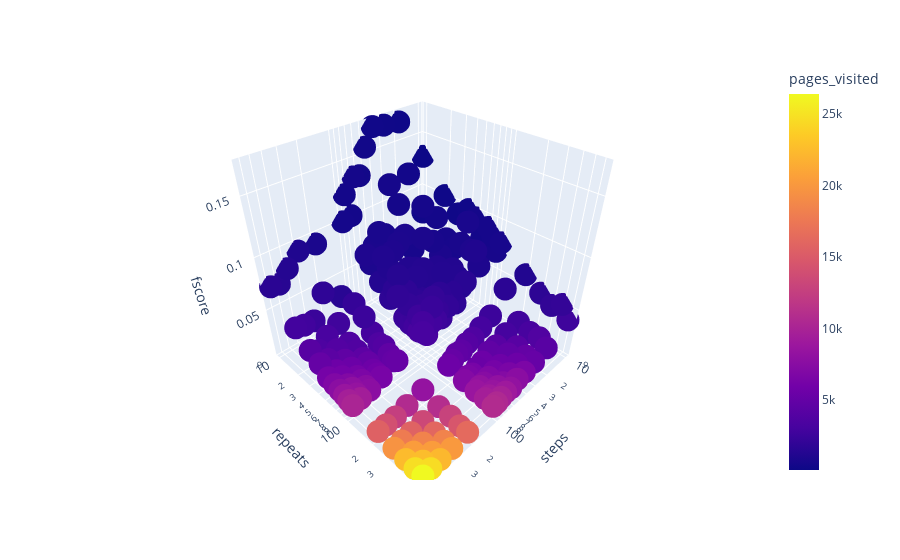

Notebook code for this chart:
### Code cell
fig = px.scatter_3d(results_df, x='steps', y='repeats', z='fscore', color='pages_visited', log_x=True, log_y=True)
fig.show()

### Figure 1 — Plotly figure (JSON) as saved in the notebook; plotly's stock layout.template omitted (floating-point values rounded to 4 significant figures; data arrays with more than 128 entries replaced by an {"elided": "..."} marker saying what was removed)
{"data": [{"hovertemplate": "steps=%{x}<br>repeats=%{y}<br>fscore=%{z}<br>pages_visited=%{marker.color}<extra></extra>", "legendgroup": "", "marker": {"color": {"elided": "225 int values"}, "coloraxis": "coloraxis", "symbol": "circle"}, "mode": "markers", "name": "", "scene": "scene", "showlegend": false, "type": "scatter3d", "x": {"elided": "225 int values"}, "y": {"elided": "225 int values"}, "z": {"elided": "225 float values"}}], "layout": {"autosize": true, "coloraxis": {"colorbar": {"title": {"text": "pages_visited"}}, "colorscale": [[0, "#0d0887"], [0.1111, "#46039f"], [0.2222, "#7201a8"], [0.3333, "#9c179e"], [0.4444, "#bd3786"], [0.5556, "#d8576b"], [0.6667, "#ed7953"], [0.7778, "#fb9f3a"], [0.8889, "#fdca26"], [1, "#f0f921"]]}, "legend": {"tracegroupgap": 0}, "margin": {"t": 60}, "scene": {"aspectmode": "auto", "aspectratio": {"x": 1, "y": 1, "z": 1}, "domain": {"x": [0, 1], "y": [0, 1]}, "xaxis": {"title": {"text": "steps"}, "type": "log"}, "yaxis": {"title": {"text": "repeats"}, "type": "log"}, "zaxis": {"title": {"text": "fscore"}, "type": "linear"}}}}
